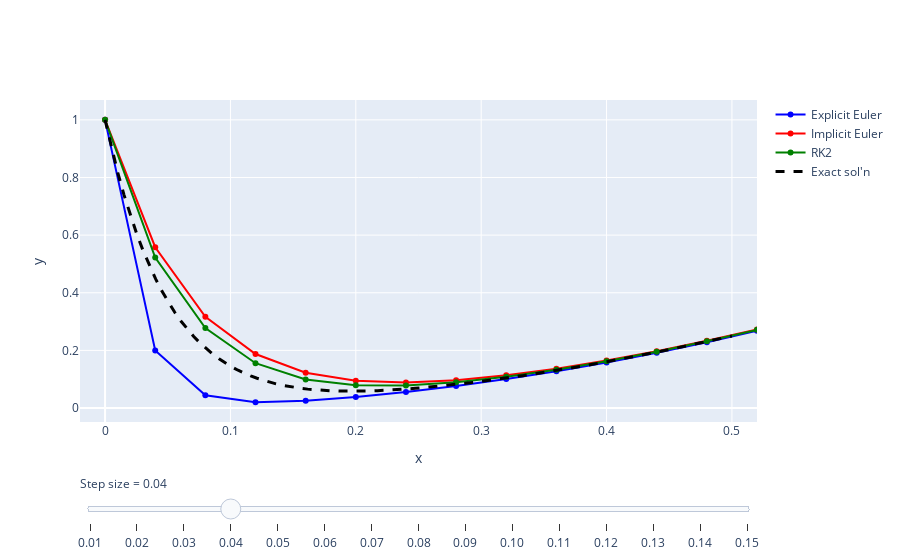

Notebook code cell kept with this figure:
### Code cell
fig = go.Figure()

stps = np.arange(0.01, 0.16, 0.01)
Nstp = len(stps)
Nmet = 4
actv = 3
msk  = np.arange(4)[[EE, IE, R2, R4]]

# Add traces, one for each slider step
for step in stps:
    _t, _ye, _yi, _yr, _y4 = update_plot(step)
    fig.add_trace(
        go.Scatter(
            visible=False, line=dict(color="blue", width=2),
            name="Explicit Euler", x=_t, y=_ye))
    fig.add_trace(
        go.Scatter(
            visible=False, line=dict(color="red", width=2),
            name="Implicit Euler", x=_t, y=_yi))
    fig.add_trace(
        go.Scatter(
            visible=False, line=dict(color="green", width=2),
            name="RK2", x=_t, y=_yr))
    fig.add_trace(
        go.Scatter(
            visible=False, line=dict(color="grey", width=2),
            name="RK4", x=_t, y=_y4))
ts = np.linspace(0, T, 100)
fig.add_trace(
    go.Scatter(
        visible=True, line=dict(color="black", width=3, dash='dash'),
        name="Exact sol'n", x=ts, y=fsol(ts)))

for i in msk:
    fig.data[actv*Nmet+i].visible = True

# Create and add slider
steps = []
for i in range(Nstp):
    step = dict(
        method="update",
        args=[{"visible": [False] * (Nstp*Nmet) + [True]}],
        label=f"{stps[i]:3.2f}"
    )
    for j in msk:
        step["args"][0]["visible"][i*Nmet+j] = True
    steps.append(step)

sliders = [dict(
    active=actv,
    currentvalue={"prefix": "Step size = "},
    pad={"t": 50},
    steps=steps
)]

fig.update_layout(
    sliders=sliders,
    xaxis_title="x",
    yaxis_title="y",
    #title=r"ODE: $y'=-20y+20x^2+2x, y(0)=1.0$"
)
fig.update_xaxes(range=[-0.02, 0.52])

fig.show()

### Figure 1 — Plotly figure (JSON) as saved in the notebook; plotly's stock layout.template omitted (floating-point values rounded to 4 significant figures)
{"data": [{"line": {"color": "blue", "width": 2}, "name": "Explicit Euler", "type": "scatter", "visible": false, "x": [0, 0.01, 0.02, 0.03, 0.04, 0.05, 0.06, 0.07, 0.08, 0.09, 0.1, 0.11, 0.12, 0.13, 0.14, 0.15, 0.16, 0.17, 0.18, 0.19, 0.2, 0.21, 0.22, 0.23, 0.24, 0.25, 0.26, 0.27, 0.28, 0.29, 0.3, 0.31, 0.32, 0.33, 0.34, 0.35, 0.36, 0.37, 0.38, 0.39, 0.4, 0.41, 0.42, 0.43, 0.44, 0.45, 0.46, 0.47, 0.48, 0.49, 0.5, 0.51], "y": [1, 0.8, 0.6402, 0.5127, 0.4109, 0.3298, 0.2654, 0.2142, 0.1738, 0.1419, 0.1169, 0.09754, 0.08265, 0.0714, 0.0631, 0.0572, 0.05326, 0.05093, 0.04992, 0.05002, 0.05103, 0.05283, 0.05528, 0.05831, 0.06182, 0.06578, 0.07012, 0.07482, 0.07984, 0.08515, 0.09074, 0.09659, 0.1027, 0.109, 0.1156, 0.1224, 0.1294, 0.1367, 0.1441, 0.1518, 0.1596, 0.1677, 0.176, 0.1845, 0.1932, 0.202, 0.2111, 0.2204, 0.2299, 0.2396, 0.2495, 0.2596]}, {"line": {"color": "red", "width": 2}, "name": "Implicit Euler", "type": "scatter", "visible": false, "x": [0, 0.01, 0.02, 0.03, 0.04, 0.05, 0.06, 0.07, 0.08, 0.09, 0.1, 0.11, 0.12, 0.13, 0.14, 0.15, 0.16, 0.17, 0.18, 0.19, 0.2, 0.21, 0.22, 0.23, 0.24, 0.25, 0.26, 0.27, 0.28, 0.29, 0.3, 0.31, 0.32, 0.33, 0.34, 0.35, 0.36, 0.37, 0.38, 0.39, 0.4, 0.41, 0.42, 0.43, 0.44, 0.45, 0.46, 0.47, 0.48, 0.49, 0.5, 0.51], "y": [1, 0.8335, 0.695, 0.5798, 0.4841, 0.4047, 0.3388, 0.2843, 0.2394, 0.2023, 0.1719, 0.1471, 0.127, 0.1108, 0.09795, 0.08787, 0.08016, 0.07445, 0.07044, 0.06789, 0.06657, 0.06633, 0.067, 0.06849, 0.07067, 0.07348, 0.07683, 0.08068, 0.08496, 0.08965, 0.09471, 0.1001, 0.1058, 0.1118, 0.1181, 0.1247, 0.1315, 0.1386, 0.1459, 0.1534, 0.1612, 0.1692, 0.1774, 0.1858, 0.1944, 0.2033, 0.2123, 0.2216, 0.2311, 0.2407, 0.2506, 0.2607]}, {"line": {"color": "green", "width": 2}, "name": "RK2", "type": "scatter", "visible": false, "x": [0, 0.01, 0.02, 0.03, 0.04, 0.05, 0.06, 0.07, 0.08, 0.09, 0.1, 0.11, 0.12, 0.13, 0.14, 0.15, 0.16, 0.17, 0.18, 0.19, 0.2, 0.21, 0.22, 0.23, 0.24, 0.25, 0.26, 0.27, 0.28, 0.29, 0.3, 0.31, 0.32, 0.33, 0.34, 0.35, 0.36, 0.37, 0.38, 0.39, 0.4, 0.41, 0.42, 0.43, 0.44, 0.45, 0.46, 0.47, 0.48, 0.49, 0.5, 0.51], "y": [1, 0.8201, 0.6728, 0.5523, 0.4537, 0.3733, 0.3076, 0.2542, 0.2108, 0.1757, 0.1475, 0.1248, 0.1068, 0.09271, 0.08177, 0.07348, 0.06741, 0.06319, 0.06052, 0.05917, 0.05892, 0.05962, 0.06113, 0.06334, 0.06617, 0.06953, 0.07337, 0.07764, 0.08229, 0.08729, 0.09262, 0.09826, 0.1042, 0.1104, 0.1168, 0.1235, 0.1304, 0.1376, 0.145, 0.1526, 0.1604, 0.1684, 0.1767, 0.1851, 0.1938, 0.2027, 0.2117, 0.221, 0.2305, 0.2402, 0.2501, 0.2602]}, {"line": {"color": "grey", "width": 2}, "name": "RK4", "type": "scatter", "visible": false, "x": [0, 0.01, 0.02, 0.03, 0.04, 0.05, 0.06, 0.07, 0.08, 0.09, 0.1, 0.11, 0.12, 0.13, 0.14, 0.15, 0.16, 0.17, 0.18, 0.19, 0.2, 0.21, 0.22, 0.23, 0.24, 0.25, 0.26, 0.27, 0.28, 0.29, 0.3, 0.31, 0.32, 0.33, 0.34, 0.35, 0.36, 0.37, 0.38, 0.39, 0.4, 0.41, 0.42, 0.43, 0.44, 0.45, 0.46, 0.47, 0.48, 0.49, 0.5, 0.51], "y": [1, 0.8188, 0.6707, 0.5497, 0.4509, 0.3704, 0.3048, 0.2515, 0.2083, 0.1734, 0.1453, 0.1229, 0.1051, 0.09118, 0.08041, 0.07229, 0.06636, 0.06228, 0.05973, 0.05847, 0.05832, 0.0591, 0.06068, 0.06295, 0.06583, 0.06924, 0.07312, 0.07742, 0.0821, 0.08713, 0.09248, 0.09813, 0.1041, 0.1103, 0.1167, 0.1234, 0.1303, 0.1375, 0.1449, 0.1525, 0.1603, 0.1684, 0.1766, 0.1851, 0.1938, 0.2026, 0.2117, 0.221, 0.2305, 0.2402, 0.25, 0.2601]}, {"line": {"color": "blue", "width": 2}, "name": "Explicit Euler", "type": "scatter", "visible": false, "x": [0, 0.02, 0.04, 0.06, 0.08, 0.1, 0.12, 0.14, 0.16, 0.18, 0.2, 0.22, 0.24, 0.26, 0.28, 0.3, 0.32, 0.34, 0.36, 0.38, 0.4, 0.42, 0.44, 0.46, 0.48, 0.5, 0.52], "y": [1, 0.6, 0.361, 0.2188, 0.1351, 0.08684, 0.0601, 0.04662, 0.04141, 0.04149, 0.04505, 0.05103, 0.05878, 0.06791, 0.07818, 0.08947, 0.1017, 0.1148, 0.1287, 0.1435, 0.159, 0.1754, 0.1926, 0.2106, 0.2294, 0.249, 0.2694]}, {"line": {"color": "red", "width": 2}, "name": "Implicit Euler", "type": "scatter", "visible": false, "x": [0, 0.02, 0.04, 0.06, 0.08, 0.1, 0.12, 0.14, 0.16, 0.18, 0.2, 0.22, 0.24, 0.26, 0.28, 0.3, 0.32, 0.34, 0.36, 0.38, 0.4, 0.42, 0.44, 0.46, 0.48, 0.5, 0.52], "y": [1, 0.715, 0.5123, 0.3687, 0.2674, 0.1967, 0.1481, 0.1154, 0.09429, 0.08175, 0.07554, 0.07407, 0.07622, 0.08119, 0.08839, 0.09742, 0.108, 0.1199, 0.1329, 0.1471, 0.1622, 0.1783, 0.1952, 0.213, 0.2317, 0.2512, 0.2716]}, {"line": {"color": "green", "width": 2}, "name": "RK2", "type": "scatter", "visible": false, "x": [0, 0.02, 0.04, 0.06, 0.08, 0.1, 0.12, 0.14, 0.16, 0.18, 0.2, 0.22, 0.24, 0.26, 0.28, 0.3, 0.32, 0.34, 0.36, 0.38, 0.4, 0.42, 0.44, 0.46, 0.48, 0.5, 0.52], "y": [1, 0.6804, 0.4641, 0.3181, 0.2203, 0.1555, 0.1134, 0.08695, 0.07144, 0.06361, 0.06126, 0.0629, 0.0675, 0.07437, 0.08304, 0.0932, 0.1046, 0.1171, 0.1307, 0.1452, 0.1606, 0.1768, 0.1939, 0.2119, 0.2306, 0.2502, 0.2706]}, {"line": {"color": "grey", "width": 2}, "name": "RK4", "type": "scatter", "visible": false, "x": [0, 0.02, 0.04, 0.06, 0.08, 0.1, 0.12, 0.14, 0.16, 0.18, 0.2, 0.22, 0.24, 0.26, 0.28, 0.3, 0.32, 0.34, 0.36, 0.38, 0.4, 0.42, 0.44, 0.46, 0.48, 0.5, 0.52], "y": [1, 0.6708, 0.451, 0.3049, 0.2084, 0.1454, 0.1052, 0.08046, 0.0664, 0.05975, 0.05834, 0.0607, 0.06584, 0.07313, 0.08211, 0.09248, 0.1041, 0.1167, 0.1303, 0.1449, 0.1603, 0.1766, 0.1938, 0.2117, 0.2305, 0.25, 0.2704]}, {"line": {"color": "blue", "width": 2}, "name": "Explicit Euler", "type": "scatter", "visible": false, "x": [0, 0.03, 0.06, 0.09, 0.12, 0.15, 0.18, 0.21, 0.24, 0.27, 0.3, 0.33, 0.36, 0.39, 0.42, 0.45, 0.48, 0.51], "y": [1, 0.4, 0.1623, 0.0707, 0.03854, 0.03126, 0.035, 0.04424, 0.05676, 0.07166, 0.08861, 0.1074, 0.1281, 0.1506, 0.1749, 0.201, 0.2289, 0.2586]}, {"line": {"color": "red", "width": 2}, "name": "Implicit Euler", "type": "scatter", "visible": false, "x": [0, 0.03, 0.06, 0.09, 0.12, 0.15, 0.18, 0.21, 0.24, 0.27, 0.3, 0.33, 0.36, 0.39, 0.42, 0.45, 0.48, 0.51], "y": [1, 0.6265, 0.3951, 0.2534, 0.1683, 0.1192, 0.09342, 0.0828, 0.08235, 0.08893, 0.1006, 0.1161, 0.1346, 0.1558, 0.1793, 0.2049, 0.2324, 0.2619]}, {"line": {"color": "green", "width": 2}, "name": "RK2", "type": "scatter", "visible": false, "x": [0, 0.03, 0.06, 0.09, 0.12, 0.15, 0.18, 0.21, 0.24, 0.27, 0.3, 0.33, 0.36, 0.39, 0.42, 0.45, 0.48, 0.51], "y": [1, 0.581, 0.3402, 0.2035, 0.1279, 0.08844, 0.07078, 0.06649, 0.07072, 0.08065, 0.09463, 0.1117, 0.1314, 0.1533, 0.1772, 0.2031, 0.2309, 0.2605]}, {"line": {"color": "grey", "width": 2}, "name": "RK4", "type": "scatter", "visible": false, "x": [0, 0.03, 0.06, 0.09, 0.12, 0.15, 0.18, 0.21, 0.24, 0.27, 0.3, 0.33, 0.36, 0.39, 0.42, 0.45, 0.48, 0.51], "y": [1, 0.5503, 0.3054, 0.1739, 0.1055, 0.07256, 0.05991, 0.05922, 0.06591, 0.07747, 0.09251, 0.1103, 0.1304, 0.1525, 0.1766, 0.2026, 0.2305, 0.2601]}, {"line": {"color": "blue", "width": 2}, "name": "Explicit Euler", "type": "scatter", "visible": true, "x": [0, 0.04, 0.08, 0.12, 0.16, 0.2, 0.24, 0.28, 0.32, 0.36, 0.4, 0.44, 0.48, 0.52], "y": [1, 0.2, 0.04448, 0.02042, 0.0252, 0.03832, 0.05566, 0.07641, 0.1004, 0.1276, 0.158, 0.1916, 0.2284, 0.2684]}, {"line": {"color": "red", "width": 2}, "name": "Implicit Euler", "type": "scatter", "visible": true, "x": [0, 0.04, 0.08, 0.12, 0.16, 0.2, 0.24, 0.28, 0.32, 0.36, 0.4, 0.44, 0.48, 0.52], "y": [1, 0.558, 0.3164, 0.1875, 0.1227, 0.09482, 0.08894, 0.0967, 0.1135, 0.1366, 0.1648, 0.1972, 0.2333, 0.2729]}, {"line": {"color": "green", "width": 2}, "name": "RK2", "type": "scatter", "visible": true, "x": [0, 0.04, 0.08, 0.12, 0.16, 0.2, 0.24, 0.28, 0.32, 0.36, 0.4, 0.44, 0.48, 0.52], "y": [1, 0.5219, 0.2773, 0.1556, 0.09933, 0.07866, 0.07802, 0.08934, 0.1084, 0.133, 0.1621, 0.195, 0.2315, 0.2713]}, {"line": {"color": "grey", "width": 2}, "name": "RK4", "type": "scatter", "visible": false, "x": [0, 0.04, 0.08, 0.12, 0.16, 0.2, 0.24, 0.28, 0.32, 0.36, 0.4, 0.44, 0.48, 0.52], "y": [1, 0.4534, 0.2105, 0.1066, 0.06727, 0.05884, 0.06613, 0.08227, 0.1042, 0.1304, 0.1604, 0.1938, 0.2305, 0.2705]}, {"line": {"color": "blue", "width": 2}, "name": "Explicit Euler", "type": "scatter", "visible": false, "x": [0, 0.05, 0.1, 0.15, 0.2, 0.25, 0.3, 0.35, 0.4, 0.45, 0.5, 0.55], "y": [1, 0, 0.0075, 0.02, 0.0375, 0.06, 0.0875, 0.12, 0.1575, 0.2, 0.2475, 0.3]}, {"line": {"color": "red", "width": 2}, "name": "Implicit Euler", "type": "scatter", "visible": false, "x": [0, 0.05, 0.1, 0.15, 0.2, 0.25, 0.3, 0.35, 0.4, 0.45, 0.5, 0.55], "y": [1, 0.5037, 0.2619, 0.1497, 0.1048, 0.09617, 0.1081, 0.1328, 0.1664, 0.2069, 0.2535, 0.3055]}, {"line": {"color": "green", "width": 2}, "name": "RK2", "type": "scatter", "visible": false, "x": [0, 0.05, 0.1, 0.15, 0.2, 0.25, 0.3, 0.35, 0.4, 0.45, 0.5, 0.55], "y": [1, 0.5031, 0.2609, 0.1486, 0.1037, 0.09496, 0.1069, 0.1316, 0.1652, 0.2057, 0.2522, 0.3042]}, {"line": {"color": "grey", "width": 2}, "name": "RK4", "type": "scatter", "visible": false, "x": [0, 0.05, 0.1, 0.15, 0.2, 0.25, 0.3, 0.35, 0.4, 0.45, 0.5, 0.55], "y": [1, 0.3776, 0.1507, 0.07531, 0.05986, 0.07, 0.09286, 0.1236, 0.1605, 0.2027, 0.2501, 0.3026]}, {"line": {"color": "blue", "width": 2}, "name": "Explicit Euler", "type": "scatter", "visible": false, "x": [0, 0.06, 0.12, 0.18, 0.24, 0.3, 0.36, 0.42, 0.48, 0.54], "y": [1, -0.2, 0.05152, 0.02138, 0.0562, 0.08668, 0.1267, 0.1734, 0.2274, 0.2886]}, {"line": {"color": "red", "width": 2}, "name": "Implicit Euler", "type": "scatter", "visible": false, "x": [0, 0.06, 0.12, 0.18, 0.24, 0.3, 0.36, 0.42, 0.48, 0.54], "y": [1, 0.4598, 0.2234, 0.129, 0.1032, 0.1123, 0.1414, 0.1834, 0.2352, 0.2954]}, {"line": {"color": "green", "width": 2}, "name": "RK2", "type": "scatter", "visible": false, "x": [0, 0.06, 0.12, 0.18, 0.24, 0.3, 0.36, 0.42, 0.48, 0.54], "y": [1, 0.5247, 0.2864, 0.1749, 0.1328, 0.1302, 0.1516, 0.1889, 0.238, 0.2966]}, {"line": {"color": "grey", "width": 2}, "name": "RK4", "type": "scatter", "visible": false, "x": [0, 0.06, 0.12, 0.18, 0.24, 0.3, 0.36, 0.42, 0.48, 0.54], "y": [1, 0.3221, 0.1159, 0.06486, 0.06807, 0.09346, 0.1308, 0.1769, 0.2307, 0.2918]}, {"line": {"color": "blue", "width": 2}, "name": "Explicit Euler", "type": "scatter", "visible": false, "x": [0, 0.07, 0.14, 0.21, 0.28, 0.35, 0.42, 0.49, 0.56], "y": [1, -0.4, 0.1767, -0.02362, 0.1006, 0.1087, 0.177, 0.235, 0.3108]}, {"line": {"color": "red", "width": 2}, "name": "Implicit Euler", "type": "scatter", "visible": false, "x": [0, 0.07, 0.14, 0.21, 0.28, 0.35, 0.42, 0.49, 0.56], "y": [1, 0.4236, 0.1961, 0.1197, 0.1119, 0.1385, 0.1851, 0.2458, 0.318]}, {"line": {"color": "green", "width": 2}, "name": "RK2", "type": "scatter", "visible": false, "x": [0, 0.07, 0.14, 0.21, 0.28, 0.35, 0.42, 0.49, 0.56], "y": [1, 0.5866, 0.3587, 0.2425, 0.1952, 0.192, 0.2184, 0.2662, 0.3304]}, {"line": {"color": "grey", "width": 2}, "name": "RK4", "type": "scatter", "visible": false, "x": [0, 0.07, 0.14, 0.21, 0.28, 0.35, 0.42, 0.49, 0.56], "y": [1, 0.2879, 0.0999, 0.06708, 0.08518, 0.1247, 0.1773, 0.2406, 0.314]}, {"line": {"color": "blue", "width": 2}, "name": "Explicit Euler", "type": "scatter", "visible": false, "x": [0, 0.08, 0.16, 0.24, 0.32, 0.4, 0.48, 0.56], "y": [1, -0.6, 0.383, -0.1633, 0.2285, 0.07793, 0.2732, 0.2815]}, {"line": {"color": "red", "width": 2}, "name": "Implicit Euler", "type": "scatter", "visible": false, "x": [0, 0.08, 0.16, 0.24, 0.32, 0.4, 0.48, 0.56], "y": [1, 0.3935, 0.1769, 0.1183, 0.1282, 0.1724, 0.2376, 0.3188]}, {"line": {"color": "green", "width": 2}, "name": "RK2", "type": "scatter", "visible": false, "x": [0, 0.08, 0.16, 0.24, 0.32, 0.4, 0.48, 0.56], "y": [1, 0.689, 0.4923, 0.3775, 0.3225, 0.3122, 0.3365, 0.3883]}, {"line": {"color": "grey", "width": 2}, "name": "RK4", "type": "scatter", "visible": false, "x": [0, 0.08, 0.16, 0.24, 0.32, 0.4, 0.48, 0.56], "y": [1, 0.2773, 0.09941, 0.0781, 0.1085, 0.1622, 0.2315, 0.3145]}, {"line": {"color": "blue", "width": 2}, "name": "Explicit Euler", "type": "scatter", "visible": false, "x": [0, 0.09, 0.18, 0.27, 0.36, 0.45, 0.54], "y": [1, -0.8, 0.6708, -0.4459, 0.5365, -0.1312, 0.5504]}, {"line": {"color": "red", "width": 2}, "name": "Implicit Euler", "type": "scatter", "visible": false, "x": [0, 0.09, 0.18, 0.27, 0.36, 0.45, 0.54], "y": [1, 0.3681, 0.1639, 0.1227, 0.1503, 0.2128, 0.2982]}, {"line": {"color": "green", "width": 2}, "name": "RK2", "type": "scatter", "visible": false, "x": [0, 0.09, 0.18, 0.27, 0.36, 0.45, 0.54], "y": [1, 0.8317, 0.7114, 0.6334, 0.5928, 0.586, 0.6097]}, {"line": {"color": "grey", "width": 2}, "name": "RK4", "type": "scatter", "visible": false, "x": [0, 0.09, 0.18, 0.27, 0.36, 0.45, 0.54], "y": [1, 0.2945, 0.1151, 0.09749, 0.1376, 0.2058, 0.2935]}, {"line": {"color": "blue", "width": 2}, "name": "Explicit Euler", "type": "scatter", "visible": false, "x": [0, 0.1, 0.2, 0.3, 0.4, 0.5, 0.6], "y": [1, -1.0, 1.04, -0.92, 1.16, -0.76, 1.36]}, {"line": {"color": "red", "width": 2}, "name": "Implicit Euler", "type": "scatter", "visible": false, "x": [0, 0.1, 0.2, 0.3, 0.4, 0.5, 0.6], "y": [1, 0.3467, 0.1556, 0.1319, 0.1773, 0.2591, 0.3664]}, {"line": {"color": "green", "width": 2}, "name": "RK2", "type": "scatter", "visible": false, "x": [0, 0.1, 0.2, 0.3, 0.4, 0.5, 0.6], "y": [1, 1.015, 1.05, 1.105, 1.18, 1.275, 1.39]}, {"line": {"color": "grey", "width": 2}, "name": "RK4", "type": "scatter", "visible": false, "x": [0, 0.1, 0.2, 0.3, 0.4, 0.5, 0.6], "y": [1, 0.345, 0.1533, 0.1294, 0.1748, 0.2566, 0.3639]}, {"line": {"color": "blue", "width": 2}, "name": "Explicit Euler", "type": "scatter", "visible": false, "x": [0, 0.11, 0.22, 0.33, 0.44, 0.55], "y": [1, -1.2, 1.491, -1.634, 2.273, -2.205]}, {"line": {"color": "red", "width": 2}, "name": "Implicit Euler", "type": "scatter", "visible": false, "x": [0, 0.11, 0.22, 0.33, 0.44, 0.55], "y": [1, 0.3284, 0.151, 0.1447, 0.2086, 0.311]}, {"line": {"color": "green", "width": 2}, "name": "RK2", "type": "scatter", "visible": false, "x": [0, 0.11, 0.22, 0.33, 0.44, 0.55], "y": [1, 1.239, 1.552, 1.949, 2.446, 3.057]}, {"line": {"color": "grey", "width": 2}, "name": "RK4", "type": "scatter", "visible": false, "x": [0, 0.11, 0.22, 0.33, 0.44, 0.55], "y": [1, 0.4362, 0.2298, 0.188, 0.2296, 0.3204]}, {"line": {"color": "blue", "width": 2}, "name": "Explicit Euler", "type": "scatter", "visible": false, "x": [0, 0.12, 0.24, 0.36, 0.48, 0.6], "y": [1, -1.4, 2.023, -2.637, 4.089, -5.057]}, {"line": {"color": "red", "width": 2}, "name": "Implicit Euler", "type": "scatter", "visible": false, "x": [0, 0.12, 0.24, 0.36, 0.48, 0.6], "y": [1, 0.3128, 0.1496, 0.1609, 0.2438, 0.3682]}, {"line": {"color": "green", "width": 2}, "name": "RK2", "type": "scatter", "visible": false, "x": [0, 0.12, 0.24, 0.36, 0.48, 0.6], "y": [1, 1.503, 2.269, 3.412, 5.097, 7.571]}, {"line": {"color": "grey", "width": 2}, "name": "RK4", "type": "scatter", "visible": false, "x": [0, 0.12, 0.24, 0.36, 0.48, 0.6], "y": [1, 0.5769, 0.3759, 0.3115, 0.3361, 0.4232]}, {"line": {"color": "blue", "width": 2}, "name": "Explicit Euler", "type": "scatter", "visible": false, "x": [0, 0.13, 0.26, 0.39, 0.52], "y": [1, -1.6, 2.638, -3.977, 6.86]}, {"line": {"color": "red", "width": 2}, "name": "Implicit Euler", "type": "scatter", "visible": false, "x": [0, 0.13, 0.26, 0.39, 0.52], "y": [1, 0.2994, 0.1508, 0.1799, 0.2828]}, {"line": {"color": "green", "width": 2}, "name": "RK2", "type": "scatter", "visible": false, "x": [0, 0.13, 0.26, 0.39, 0.52], "y": [1, 1.808, 3.267, 5.857, 10.44]}, {"line": {"color": "grey", "width": 2}, "name": "RK4", "type": "scatter", "visible": false, "x": [0, 0.13, 0.26, 0.39, 0.52], "y": [1, 0.7778, 0.6481, 0.5964, 0.6119]}, {"line": {"color": "blue", "width": 2}, "name": "Explicit Euler", "type": "scatter", "visible": false, "x": [0, 0.14, 0.28, 0.42, 0.56], "y": [1, -1.8, 3.334, -5.703, 10.88]}, {"line": {"color": "red", "width": 2}, "name": "Implicit Euler", "type": "scatter", "visible": false, "x": [0, 0.14, 0.28, 0.42, 0.56], "y": [1, 0.2879, 0.1542, 0.2015, 0.3254]}, {"line": {"color": "green", "width": 2}, "name": "RK2", "type": "scatter", "visible": false, "x": [0, 0.14, 0.28, 0.42, 0.56], "y": [1, 2.153, 4.616, 9.809, 20.75]}, {"line": {"color": "grey", "width": 2}, "name": "RK4", "type": "scatter", "visible": false, "x": [0, 0.14, 0.28, 0.42, 0.56], "y": [1, 1.051, 1.142, 1.273, 1.443]}, {"line": {"color": "blue", "width": 2}, "name": "Explicit Euler", "type": "scatter", "visible": false, "x": [0, 0.15, 0.3, 0.45, 0.6], "y": [1, -2.0, 4.113, -7.865, 16.47]}, {"line": {"color": "red", "width": 2}, "name": "Implicit Euler", "type": "scatter", "visible": false, "x": [0, 0.15, 0.3, 0.45, 0.6], "y": [1, 0.2781, 0.1595, 0.2255, 0.3714]}, {"line": {"color": "green", "width": 2}, "name": "RK2", "type": "scatter", "visible": false, "x": [0, 0.15, 0.3, 0.45, 0.6], "y": [1, 2.539, 6.399, 15.99, 39.85]}, {"line": {"color": "grey", "width": 2}, "name": "RK4", "type": "scatter", "visible": false, "x": [0, 0.15, 0.3, 0.45, 0.6], "y": [1, 1.41, 2.011, 2.856, 4.021]}, {"line": {"color": "black", "dash": "dash", "width": 3}, "name": "Exact sol'n", "type": "scatter", "visible": true, "x": [0, 0.005051, 0.0101, 0.01515, 0.0202, 0.02525, 0.0303, 0.03535, 0.0404, 0.04545, 0.05051, 0.05556, 0.06061, 0.06566, 0.07071, 0.07576, 0.08081, 0.08586, 0.09091, 0.09596, 0.101, 0.1061, 0.1111, 0.1162, 0.1212, 0.1263, 0.1313, 0.1364, 0.1414, 0.1465, 0.1515, 0.1566, 0.1616, 0.1667, 0.1717, 0.1768, 0.1818, 0.1869, 0.1919, 0.197, 0.202, 0.2071, 0.2121, 0.2172, 0.2222, 0.2273, 0.2323, 0.2374, 0.2424, 0.2475, 0.2525, 0.2576, 0.2626, 0.2677, 0.2727, 0.2778, 0.2828, 0.2879, 0.2929, 0.298, 0.303, 0.3081, 0.3131, 0.3182, 0.3232, 0.3283, 0.3333, 0.3384, 0.3434, 0.3485, 0.3535, 0.3586, 0.3636, 0.3687, 0.3737, 0.3788, 0.3838, 0.3889, 0.3939, 0.399, 0.404, 0.4091, 0.4141, 0.4192, 0.4242, 0.4293, 0.4343, 0.4394, 0.4444, 0.4495, 0.4545, 0.4596, 0.4646, 0.4697, 0.4747, 0.4798, 0.4848, 0.4899, 0.4949, 0.5], "y": [1, 0.9039, 0.8172, 0.7388, 0.668, 0.6041, 0.5464, 0.4943, 0.4473, 0.405, 0.3667, 0.3323, 0.3012, 0.2733, 0.2481, 0.2255, 0.2052, 0.1869, 0.1706, 0.1559, 0.1428, 0.1311, 0.1207, 0.1114, 0.1032, 0.09598, 0.08959, 0.08399, 0.07911, 0.07489, 0.07126, 0.06817, 0.06559, 0.06345, 0.06173, 0.0604, 0.05941, 0.05874, 0.05836, 0.05826, 0.0584, 0.05878, 0.05937, 0.06016, 0.06113, 0.06227, 0.06357, 0.06502, 0.06661, 0.06833, 0.07018, 0.07214, 0.07421, 0.07638, 0.07866, 0.08103, 0.08349, 0.08603, 0.08866, 0.09137, 0.09416, 0.09702, 0.09996, 0.103, 0.106, 0.1092, 0.1124, 0.1157, 0.119, 0.1224, 0.1258, 0.1294, 0.1329, 0.1366, 0.1402, 0.144, 0.1478, 0.1517, 0.1556, 0.1595, 0.1636, 0.1676, 0.1718, 0.176, 0.1802, 0.1845, 0.1888, 0.1932, 0.1977, 0.2022, 0.2067, 0.2113, 0.216, 0.2207, 0.2255, 0.2303, 0.2351, 0.2401, 0.245, 0.25]}], "layout": {"sliders": [{"active": 3, "currentvalue": {"prefix": "Step size = "}, "pad": {"t": 50}, "steps": [{"args": [{"visible": [true, true, true, false, false, false, false, false, false, false, false, false, false, false, false, false, false, false, false, false, false, false, false, false, false, false, false, false, false, false, false, false, false, false, false, false, false, false, false, false, false, false, false, false, false, false, false, false, false, false, false, false, false, false, false, false, false, false, false, false, true]}], "label": "0.01", "method": "update"}, {"args": [{"visible": [false, false, false, false, true, true, true, false, false, false, false, false, false, false, false, false, false, false, false, false, false, false, false, false, false, false, false, false, false, false, false, false, false, false, false, false, false, false, false, false, false, false, false, false, false, false, false, false, false, false, false, false, false, false, false, false, false, false, false, false, true]}], "label": "0.02", "method": "update"}, {"args": [{"visible": [false, false, false, false, false, false, false, false, true, true, true, false, false, false, false, false, false, false, false, false, false, false, false, false, false, false, false, false, false, false, false, false, false, false, false, false, false, false, false, false, false, false, false, false, false, false, false, false, false, false, false, false, false, false, false, false, false, false, false, false, true]}], "label": "0.03", "method": "update"}, {"args": [{"visible": [false, false, false, false, false, false, false, false, false, false, false, false, true, true, true, false, false, false, false, false, false, false, false, false, false, false, false, false, false, false, false, false, false, false, false, false, false, false, false, false, false, false, false, false, false, false, false, false, false, false, false, false, false, false, false, false, false, false, false, false, true]}], "label": "0.04", "method": "update"}, {"args": [{"visible": [false, false, false, false, false, false, false, false, false, false, false, false, false, false, false, false, true, true, true, false, false, false, false, false, false, false, false, false, false, false, false, false, false, false, false, false, false, false, false, false, false, false, false, false, false, false, false, false, false, false, false, false, false, false, false, false, false, false, false, false, true]}], "label": "0.05", "method": "update"}, {"args": [{"visible": [false, false, false, false, false, false, false, false, false, false, false, false, false, false, false, false, false, false, false, false, true, true, true, false, false, false, false, false, false, false, false, false, false, false, false, false, false, false, false, false, false, false, false, false, false, false, false, false, false, false, false, false, false, false, false, false, false, false, false, false, true]}], "label": "0.06", "method": "update"}, {"args": [{"visible": [false, false, false, false, false, false, false, false, false, false, false, false, false, false, false, false, false, false, false, false, false, false, false, false, true, true, true, false, false, false, false, false, false, false, false, false, false, false, false, false, false, false, false, false, false, false, false, false, false, false, false, false, false, false, false, false, false, false, false, false, true]}], "label": "0.07", "method": "update"}, {"args": [{"visible": [false, false, false, false, false, false, false, false, false, false, false, false, false, false, false, false, false, false, false, false, false, false, false, false, false, false, false, false, true, true, true, false, false, false, false, false, false, false, false, false, false, false, false, false, false, false, false, false, false, false, false, false, false, false, false, false, false, false, false, false, true]}], "label": "0.08", "method": "update"}, {"args": [{"visible": [false, false, false, false, false, false, false, false, false, false, false, false, false, false, false, false, false, false, false, false, false, false, false, false, false, false, false, false, false, false, false, false, true, true, true, false, false, false, false, false, false, false, false, false, false, false, false, false, false, false, false, false, false, false, false, false, false, false, false, false, true]}], "label": "0.09", "method": "update"}, {"args": [{"visible": [false, false, false, false, false, false, false, false, false, false, false, false, false, false, false, false, false, false, false, false, false, false, false, false, false, false, false, false, false, false, false, false, false, false, false, false, true, true, true, false, false, false, false, false, false, false, false, false, false, false, false, false, false, false, false, false, false, false, false, false, true]}], "label": "0.10", "method": "update"}, {"args": [{"visible": [false, false, false, false, false, false, false, false, false, false, false, false, false, false, false, false, false, false, false, false, false, false, false, false, false, false, false, false, false, false, false, false, false, false, false, false, false, false, false, false, true, true, true, false, false, false, false, false, false, false, false, false, false, false, false, false, false, false, false, false, true]}], "label": "0.11", "method": "update"}, {"args": [{"visible": [false, false, false, false, false, false, false, false, false, false, false, false, false, false, false, false, false, false, false, false, false, false, false, false, false, false, false, false, false, false, false, false, false, false, false, false, false, false, false, false, false, false, false, false, true, true, true, false, false, false, false, false, false, false, false, false, false, false, false, false, true]}], "label": "0.12", "method": "update"}, {"args": [{"visible": [false, false, false, false, false, false, false, false, false, false, false, false, false, false, false, false, false, false, false, false, false, false, false, false, false, false, false, false, false, false, false, false, false, false, false, false, false, false, false, false, false, false, false, false, false, false, false, false, true, true, true, false, false, false, false, false, false, false, false, false, true]}], "label": "0.13", "method": "update"}, {"args": [{"visible": [false, false, false, false, false, false, false, false, false, false, false, false, false, false, false, false, false, false, false, false, false, false, false, false, false, false, false, false, false, false, false, false, false, false, false, false, false, false, false, false, false, false, false, false, false, false, false, false, false, false, false, false, true, true, true, false, false, false, false, false, true]}], "label": "0.14", "method": "update"}, {"args": [{"visible": [false, false, false, false, false, false, false, false, false, false, false, false, false, false, false, false, false, false, false, false, false, false, false, false, false, false, false, false, false, false, false, false, false, false, false, false, false, false, false, false, false, false, false, false, false, false, false, false, false, false, false, false, false, false, false, false, true, true, true, false, true]}], "label": "0.15", "method": "update"}]}], "xaxis": {"range": [-0.02, 0.52], "title": {"text": "x"}}, "yaxis": {"title": {"text": "y"}}}}
